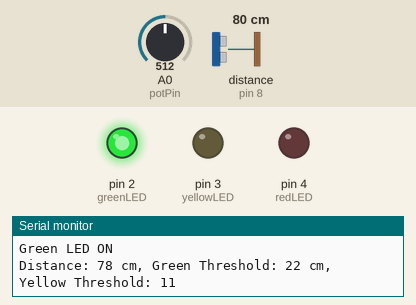
The sketch below on a simulated Arduino Uno, built with avr-gcc and run on an emulated ATmega328P. On the bench: output pins drawn as LEDs (lit = HIGH), the last lines printed to the serial monitor. Wiring (inferred from the names in the program): ultrasonic range finder: trigger pin 9; echo pin 8. The test bench sets the inputs (shaded band); at power-on: distance to the obstacle (sensor on pin 8) 80 cm, A0 (potPin) = 512. The echo pulse lasts 58.3 µs per cm; pins used as bus, display or sensor lines are not drawn.

Above: at 1.2 s.
1.3 s: distance to the obstacle (sensor on pin 8) set to 27 cm
2.8 s: distance to the obstacle (sensor on pin 8) set to 20 cm
At 3.8 s:
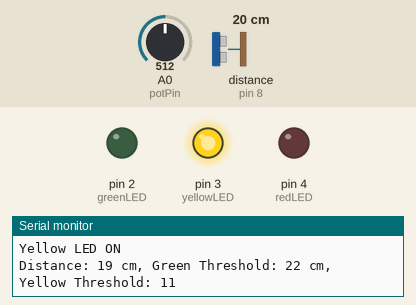
4.4 s: distance to the obstacle (sensor on pin 8) set to 14 cm
7.4 s: distance to the obstacle (sensor on pin 8) set to 11 cm
At 8.7 s:
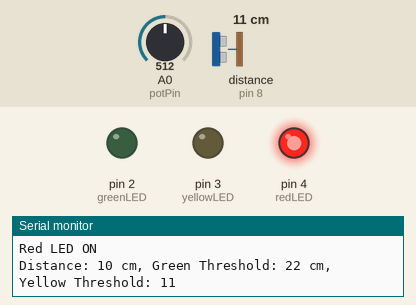
9.0 s: A0 (potPin) set to 359
12.0 s: A0 (potPin) set to 325
At 12.8 s:
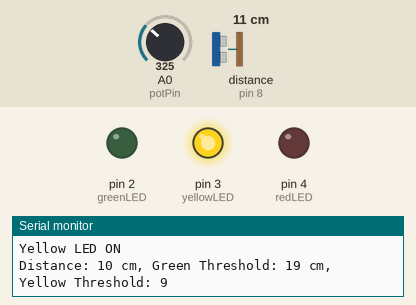
Timing chart, 0 to 15.0 s (numbered marks = the images above; inputs shaded):
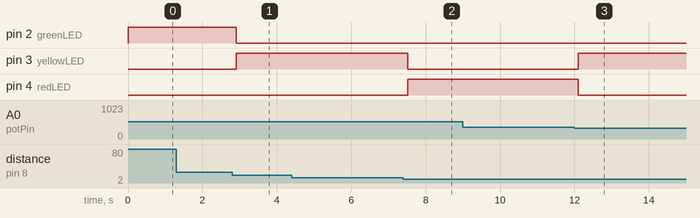

The sketch:

interlacing_techniques__task11.ino
```cpp
// ultarsonic pins
const int trigPin = 9;
const int echoPin = 8;
//  LEDs pins
const int greenLED = 2;
const int yellowLED = 3;
const int redLED = 4;
// pot pins
const int potPin = A0;

// distance thresholds as a start
int greenThreshold = 20;
int yellowThreshold = 10;

void setup() { // pins setup & for serial monitor
    pinMode(trigPin, OUTPUT);
    pinMode(echoPin, INPUT);
    pinMode(greenLED, OUTPUT);
    pinMode(yellowLED, OUTPUT);
    pinMode(redLED, OUTPUT);
    Serial.begin(9600);
}

long measureDistance() { // a read ultrasonic distance
    digitalWrite(trigPin, LOW);
    delayMicroseconds(2);
    digitalWrite(trigPin, HIGH);
    delayMicroseconds(10);
    digitalWrite(trigPin, LOW);
    long duration = pulseIn(echoPin, HIGH);
    long distance = duration * 0.034 / 2;
    return distance;
}

void updateThresholds() {
    int potValue = analogRead(potPin);
  // Read potentiometer value (0 to 1023) as a deafult for arduino
  //uno as it takes 10 bits from input

// changing the potentiometer values changes the range of thresholds
  greenThreshold = map(potValue, 0, 1023, 15, 30);
    yellowThreshold = greenThreshold / 2;
}

void controlLEDs(long distance) {
  // controls the leds for every change and print on the monitor to debug
    if (distance > greenThreshold) {
        digitalWrite(greenLED, HIGH);
        digitalWrite(yellowLED, LOW);
        digitalWrite(redLED, LOW);
        Serial.println("Green LED ON");
    } else if (distance > yellowThreshold) {
        digitalWrite(greenLED, LOW);
        digitalWrite(yellowLED, HIGH);
        digitalWrite(redLED, LOW);
        Serial.println("Yellow LED ON");
    } else {
        digitalWrite(greenLED, LOW);
        digitalWrite(yellowLED, LOW);
        digitalWrite(redLED, HIGH);
        Serial.println("Red LED ON");
    }
}

void loop() {
    long distance = measureDistance();
    updateThresholds();
    controlLEDs(distance);

    // Print values to Serial Monitor for debugging
    Serial.print("Distance: ");
    Serial.print(distance);
    Serial.print(" cm, Green Threshold: ");
    Serial.print(greenThreshold);
    Serial.print(" cm, Yellow Threshold: ");
    Serial.println(yellowThreshold);

    delay(100);
}
```

Measured:
- the behaviour switches between 24 and 23 cm on distance to the obstacle (sensor on pin 8) (found by bisection; images 0 and 1)
- the behaviour switches between 13 and 12 cm on distance to the obstacle (sensor on pin 8) (found by bisection; images 1 and 2)
- the behaviour switches between 341 and 340 on A0 (potPin) (found by bisection; images 2 and 3)
- after the input at 2.8 s, pin 2 (greenLED): HIGH → LOW after 0.11 s; pin 3 (yellowLED): LOW → HIGH after 0.11 s
- after the input at 7.4 s, pin 3 (yellowLED): HIGH → LOW after 0.11 s; pin 4 (redLED): LOW → HIGH after 0.11 s
- after the input at 12.0 s, pin 3 (yellowLED): LOW → HIGH after 0.10 s; pin 4 (redLED): HIGH → LOW after 0.10 s
